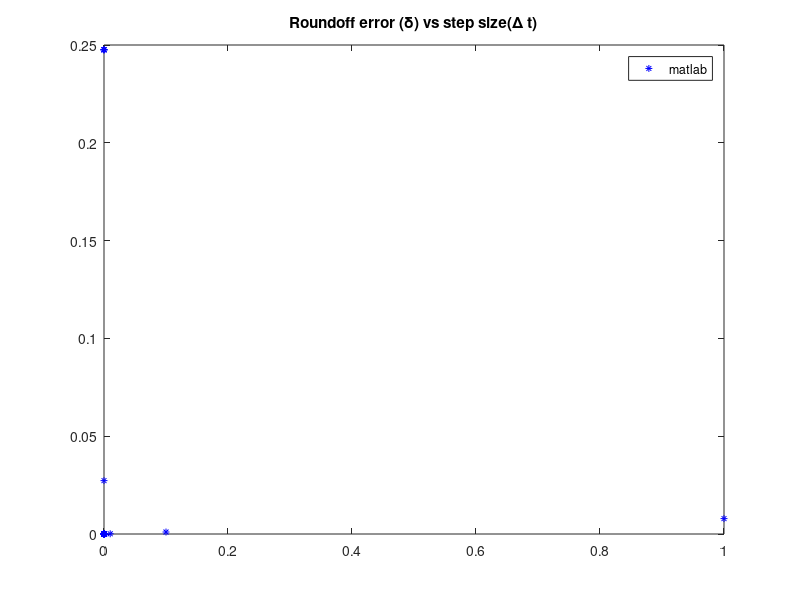

The MATLAB source for this figure: (Note: this script raises an error after producing the figure.)
clear; 

%clear out any previous definitions
n=1;
max_n=20;
t=2;
x=1/(1+9*exp(-t));
dx_t=9*exp(-t)/(1+9*exp(-t))^2;
Dt=[];
for n=0:max_n
    Dt(n+1)=10^(-n); 
    delta_t(n+1)=abs(dx_t-(1/Dt(n+1))*9*exp(-t)*(1-exp(-Dt(n+1)))/((1+9*exp(-t-Dt(n+1)))*(1+9*exp(-t))));

end


g=figure;
hold all;
set(g,'Visible','on');
plot(Dt,delta_t,'*','MarkerSize',5,'color','blue');
title('Roundoff error (\delta) vs step size(\Delta t)');
legend('matlab');
box on;

ax=gca;
ax.FontSize=12;
set(ax,'Xscale','log');
set(ax,'Yscale','log');
xlabel('\Delta t');
ylabel('\delta_t(\Delta t)');

saveas(gcf,'delta_tmatlab','epsc');
hold off;